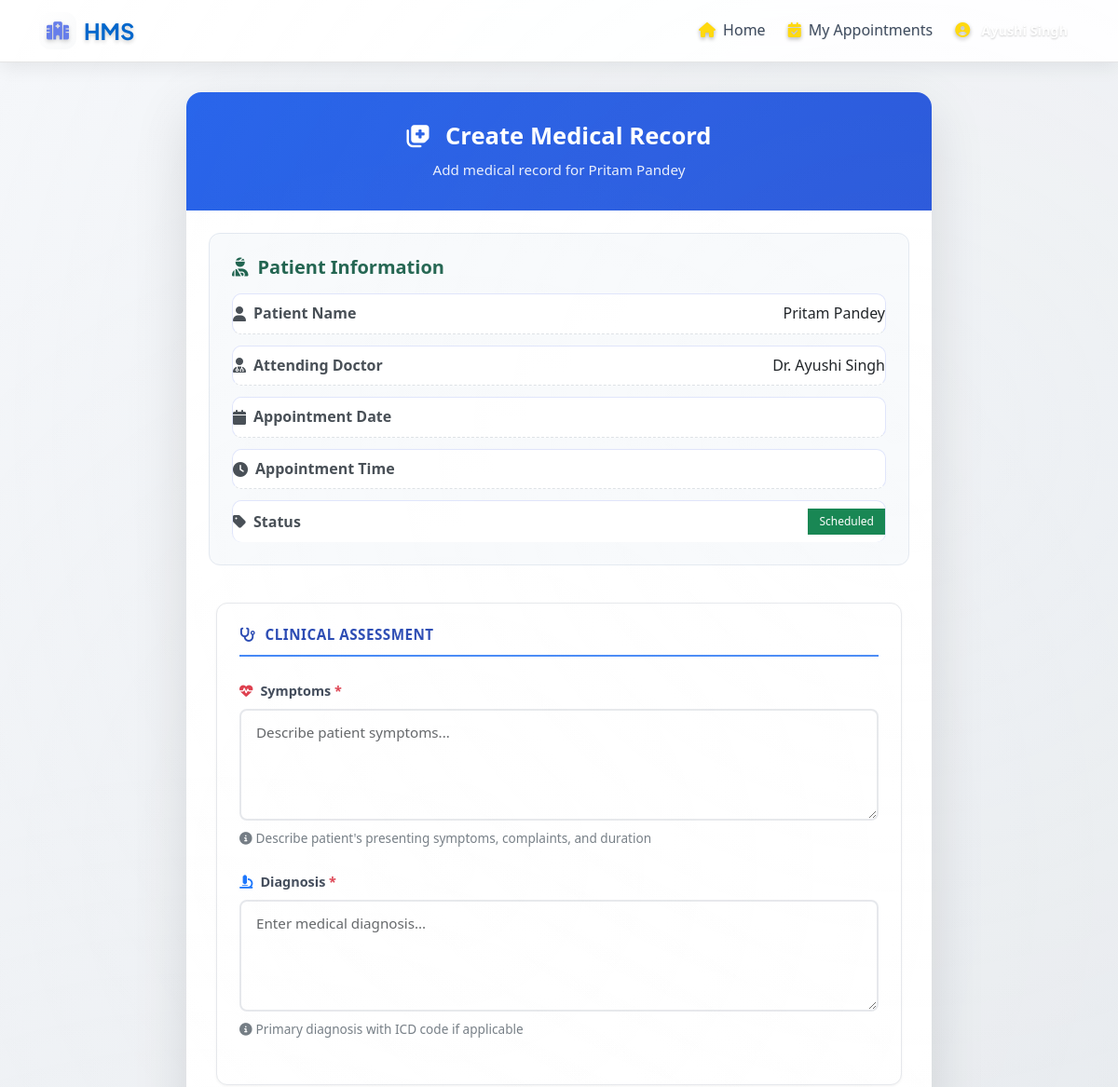
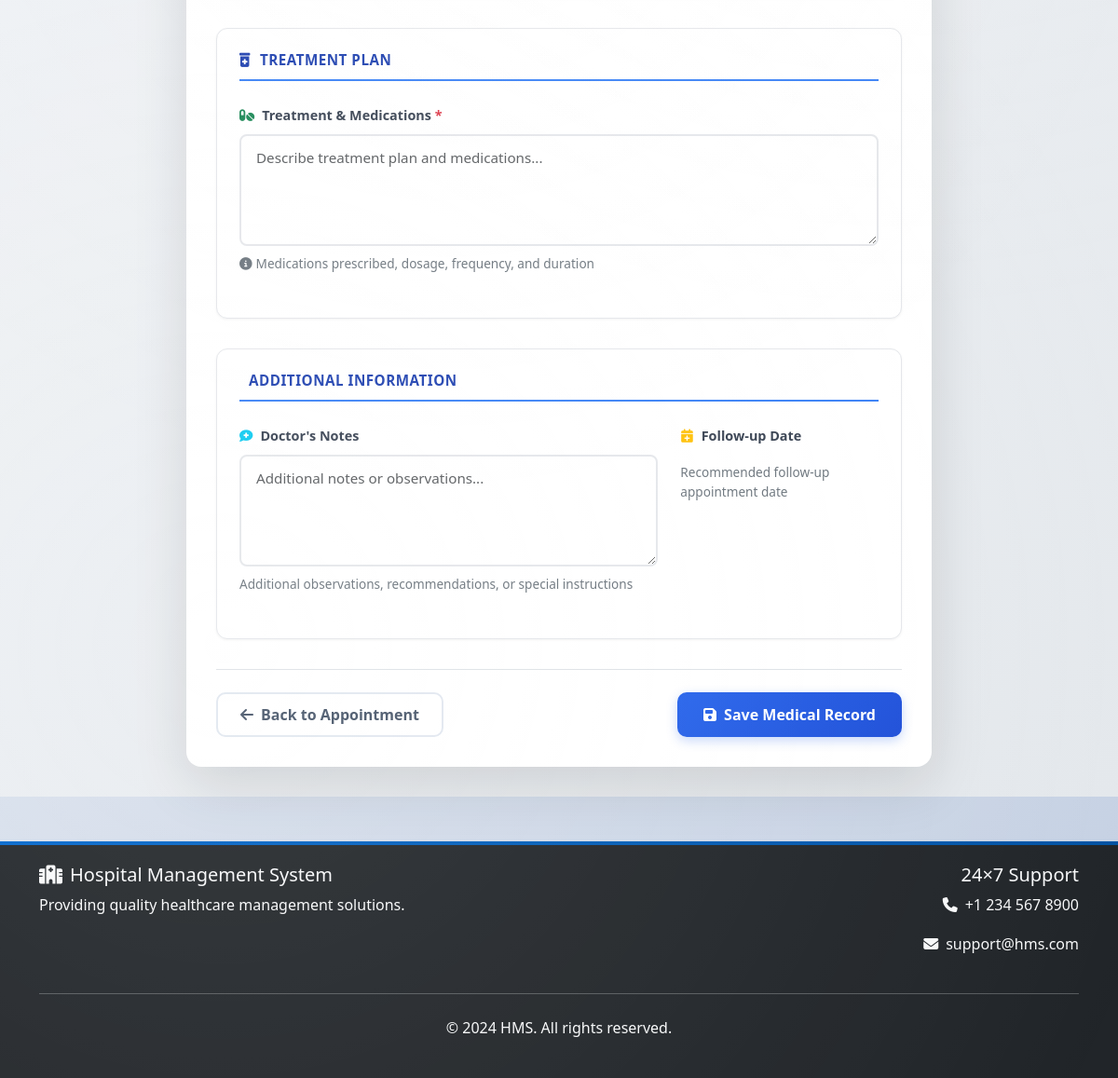
Screenshot of /appointments/appointment/46/create-medical-record/ (signed in) with the database file from the repository (2 pictures, top to bottom).
### accounts/models.py (models this page shows, shortened)
class User(AbstractUser):
    ROLE_CHOICES = [
        ('ADMIN', 'Admin'),
        ('DOCTOR', 'Doctor'),
        ('PATIENT', 'Patient'),
    ]
    role = models.CharField(max_length=10, choices=ROLE_CHOICES, default='PATIENT')
    phone = PhoneNumberField(blank=True, null=True)
    profile_picture = models.ImageField(upload_to='profile_pics/', blank=True, null=True)
    date_of_birth = models.DateField(blank=True, null=True)
    address = models.TextField(blank=True)
    created_at = models.DateTimeField(auto_now_add=True)
    updated_at = models.DateTimeField(auto_now=True)
    class Meta:
        db_table = 'auth_user'
        verbose_name = 'User'
        verbose_name_plural = 'Users'
    def get_profile_picture_url(self):
        if self.profile_picture:
            return self.profile_picture.url
        return '/static/img/default-avatar.png'

### appointments/models.py (models this page shows, shortened)
class Appointment(models.Model):
    STATUS_CHOICES = [
        ('SCHEDULED', 'Scheduled'),
        ('COMPLETED', 'Completed'),
        ('CANCELLED', 'Cancelled'),
        ('EXPIRED', 'Expired'),
        ('PENDING', 'Pending'),
        ('PENDING_PAYMENT', 'Pending Payment'),
        ('PAYMENT_SUCCESSFUL', 'Payment Successful'),
    ]
    PRIORITY_CHOICES = [
        ('LOW', 'Low'),
        ('MEDIUM', 'Medium'),
        ('HIGH', 'High'),
    ]
    NOTIFICATION_CHOICES = [
        ('EMAIL', 'Email'),
        ('SMS', 'SMS'),
        ('BOTH', 'Both'),
    ]
    patient = models.ForeignKey(User, on_delete=models.CASCADE, related_name='patient_appointments')
    doctor = models.ForeignKey(User, on_delete=models.CASCADE, related_name='doctor_appointments')
    appointment_date = models.DateTimeField(null=True, blank=True)
    status = models.CharField(max_length=20, choices=STATUS_CHOICES, default='PENDING')
    priority = models.CharField(max_length=10, choices=PRIORITY_CHOICES, default='MEDIUM')
    notes = models.TextField(blank=True, null=True)
    patient_name = models.CharField(max_length=100, blank=True)
    patient_email = models.EmailField(blank=True)
    patient_phone = models.CharField(max_length=20, blank=True)
    patient_age = models.IntegerField(null=True, blank=True)
    patient_gender = models.CharField(max_length=10, blank=True)
    patient_address = models.TextField(blank=True)
    reason = models.TextField(blank=True, null=True)
    notification_preference = models.CharField(max_length=10, choices=NOTIFICATION_CHOICES, default='EMAIL')
    doctor_confirmed = models.BooleanField(default=False)
    doctor_notes = models.TextField(blank=True, null=True)
    confirmed_at = models.DateTimeField(null=True, blank=True)
    email_sent = models.BooleanField(default=False)
    sms_sent = models.BooleanField(default=False)
    last_notification_at = models.DateTimeField(null=True, blank=True)
    follow_up_date = models.DateTimeField(null=True, blank=True)
    follow_up_notes = models.TextField(blank=True, null=True)
    follow_up_completed = models.BooleanField(default=False)
    payment_method = models.CharField(max_length=20, choices=[
        ('CARD', 'Credit/Debit Card'),
        ('UPI', 'UPI'),
        ('NET_BANKING', 'Net Banking'),
    ], blank=True, null=True)
    payment_status = models.CharField(max_length=20, choices=[
        ('PENDING', 'Pending'),
        ('SUCCESSFUL', 'Successful'),
        ('FAILED', 'Failed'),
    ], default='PENDING', blank=True)
    payment_amount = models.DecimalField(max_digits=10, decimal_places=2, default=0, blank=True)
    payment_transaction_id = models.CharField(max_length=100, blank=True, null=True)
    paid_at = models.DateTimeField(null=True, blank=True)
    created_at = models.DateTimeField(auto_now_add=True)
    updated_at = models.DateTimeField(auto_now=True)
    class Meta:
        ordering = ['-appointment_date', '-created_at']

### appointments/views.py (the view)
# urls.py: path('appointment/<int:appointment_pk>/create-medical-record/', views.create_medical_record, name='create_medical_record'),
@login_required
def create_medical_record(request, appointment_pk):
    appointment = get_object_or_404(Appointment, pk=appointment_pk)
    if request.user.role != 'DOCTOR' or appointment.doctor != request.user:
        messages.error(request, 'Access denied.')
        return redirect('appointments:appointment_detail', pk=appointment_pk)
    if hasattr(appointment, 'medical_record'):
        messages.info(request, 'Medical record already exists for this appointment.')
        return redirect('appointments:appointment_detail', pk=appointment_pk)
    if request.method == 'POST':
        form = MedicalRecordForm(request.POST)
        if form.is_valid():
            medical_record = form.save(commit=False)
            medical_record.patient = appointment.patient
            medical_record.doctor = appointment.doctor
            medical_record.appointment = appointment
            medical_record.save()
            messages.success(request, 'Medical record created successfully.')
            return redirect('appointments:appointment_detail', pk=appointment_pk)
    else:
        form = MedicalRecordForm()
    return render(request, 'appointments/create_medical_record.html', {
        'form': form,
        'appointment': appointment
    })

### templates/appointments/create_medical_record.html (shortened to what this page needs)
{% extends 'base.html' %}
{% block content %}
<div class="create-record-container">
    <div class="create-record-card">
        <div class="create-record-header">
            <h1><i class="fas fa-notes-medical me-3"></i>Create Medical Record</h1>
            <p>Add medical record for {{ appointment.patient_name }}</p>
        </div>
        <div class="appointment-info">
            <h5><i class="fas fa-user-injured"></i>Patient Information</h5>
            <div class="info-item">
                <span class="label"><i class="fas fa-user"></i>Patient Name</span>
                <span class="value">{{ appointment.patient_name }}</span>
            </div>
            <div class="info-item">
                <span class="label"><i class="fas fa-user-md"></i>Attending Doctor</span>
                <span class="value">Dr. {{ appointment.doctor.get_full_name|default:appointment.doctor.username }}</span>
            </div>
            <div class="info-item">
                <span class="label"><i class="fas fa-calendar"></i>Appointment Date</span>
            </div>
            <div class="info-item">
                <span class="label"><i class="fas fa-clock"></i>Appointment Time</span>
            </div>
            <div class="info-item">
                <span class="label"><i class="fas fa-tag"></i>Status</span>
                <span class="value"><span class="badge bg-success">{{ appointment.get_status_display }}</span></span>
            </div>
        </div>
        <form method="post" class="form-content">
            <div class="form-section">
                <h5><i class="fas fa-stethoscope"></i>Clinical Assessment</h5>
                <div class="mb-3">
                    <label for="{{ form.symptoms.id_for_label }}" class="form-label">
                        <i class="fas fa-heartbeat text-danger me-2"></i>Symptoms <span class="text-danger">*</span>
                    </label>
                    {{ form.symptoms }}
                    <div class="form-text">
                        <i class="fas fa-info-circle me-1"></i>Describe patient's presenting symptoms, complaints, and duration
                    </div>
                </div>
                <div class="mb-3">
                    <label for="{{ form.diagnosis.id_for_label }}" class="form-label">
                        <i class="fas fa-microscope text-primary me-2"></i>Diagnosis <span class="text-danger">*</span>
                    </label>
                    {{ form.diagnosis }}
                    <div class="form-text">
                        <i class="fas fa-info-circle me-1"></i>Primary diagnosis with ICD code if applicable
                    </div>
                </div>
            </div>
            <div class="form-section">
                <h5><i class="fas fa-prescription-bottle-medical"></i>Treatment Plan</h5>
                <div class="mb-3">
                    <label for="{{ form.treatment.id_for_label }}" class="form-label">
                        <i class="fas fa-pills text-success me-2"></i>Treatment & Medications <span class="text-danger">*</span>
                    </label>
                    {{ form.treatment }}
                    <div class="form-text">
                        <i class="fas fa-info-circle me-1"></i>Medications prescribed, dosage, frequency, and duration
                    </div>
                </div>
            </div>
            <div class="form-section">
                <h5>Additional Information</h5>
                <div class="row">
                    <div class="col-md-8 mb-3">
                        <label for="{{ form.notes.id_for_label }}" class="form-label">
                            <i class="fas fa-comment-medical text-info me-2"></i>Doctor's Notes
                        </label>
                        {{ form.notes }}
                        <div class="form-text">Additional observations, recommendations, or special instructions</div>
                    </div>
                    <div class="col-md-4 mb-3">
                        <label for="{{ form.follow_up_date.id_for_label }}" class="form-label">
                            <i class="fas fa-calendar-plus text-warning me-2"></i>Follow-up Date
                        </label>
                        <div class="form-text">Recommended follow-up appointment date</div>
                    </div>
                </div>
            </div>
            <div class="d-flex justify-content-between pt-4 border-top">
                <a href="{% url 'appointments:appointment_detail' appointment.pk %}"
                   class="btn btn-secondary-custom">
                    <i class="fas fa-arrow-left"></i>Back to Appointment
                </a>
                <button type="submit" class="btn btn-primary-custom">
                    <i class="fas fa-save"></i>Save Medical Record
                </button>
            </div>
        </form>
    </div>
</div>
{% endblock %}

### templates/base.html (shortened to what this page needs)
<!DOCTYPE html>
<html lang="en">
<head>
    {% load static %}
    <link href="https://cdn.jsdelivr.net/npm/bootstrap@5.3.0/dist/css/bootstrap.min.css" rel="stylesheet">
    <link rel="stylesheet" href="https://cdnjs.cloudflare.com/ajax/libs/font-awesome/6.4.0/css/all.min.css">
    <link rel="stylesheet" href="{% static 'css/enhanced-theme-v2.css' %}">
    <link rel="stylesheet" href="{% static 'css/style.css' %}">
</head>
<body>
    <nav class="navbar navbar-expand-lg" id="mainNav">
        <div class="container">
            <a class="navbar-brand" href="{% url 'dashboard:home' %}">
                <div class="brand-icon">
                    <i class="fas fa-hospital"></i>
                </div>
                <span class="brand-text">HMS</span>
            </a>
            <div class="collapse navbar-collapse" id="navbarNav">
                <ul class="navbar-nav">
                    {% if user.is_authenticated %}
                        <li class="nav-item">
                            <a class="nav-link" href="{% url 'dashboard:home' %}">
                                <i class="fas fa-home me-2"></i>Home
                            </a>
                        </li>
                        {% if user.role == 'DOCTOR' %}
                            <li class="nav-item">
                                <a class="nav-link" href="{% url 'appointments:doctor_dashboard' %}">
                                    <i class="fas fa-calendar-check me-2"></i>My Appointments
                                </a>
                            </li>
                        {% endif %}
                        <li class="nav-item">
                            <a class="nav-link" href="{% url 'accounts:profile' %}">
                                <i class="fas fa-user-circle me-2"></i>
                                <span class="user-name">{{ user.get_full_name|default:user.username }}</span>
                            </a>
                        </li>
                    {% endif %}
                </ul>
            </div>
        </div>
    </nav>
    <main>
        {% block content %}{% endblock %}
    </main>
    <footer class="bg-dark text-light py-4 mt-5">
        <div class="container">
            <div class="row">
                <div class="col-md-6">
                    <h5><i class="fas fa-hospital me-2"></i>Hospital Management System</h5>
                    <p>Providing quality healthcare management solutions.</p>
                </div>
                <div class="col-md-6 text-md-end">
                    <h5>24×7 Support</h5>
                    <p><i class="fas fa-phone me-2"></i>+1 234 567 8900</p>
                    <p><i class="fas fa-envelope me-2"></i>support@hms.com</p>
                </div>
            </div>
            <hr class="my-4">
            <div class="text-center">
                <p>&copy; 2024 HMS. All rights reserved.</p>
            </div>
        </div>
    </footer>
</body>
</html>

### rows the page displays
Appointment: patient_name "Pritam Pandey", doctor.get_full_name "Ayushi Singh", status "Scheduled"

### other values shown
{{ user.get_full_name|default:user.username }} "Ayushi Singh"
